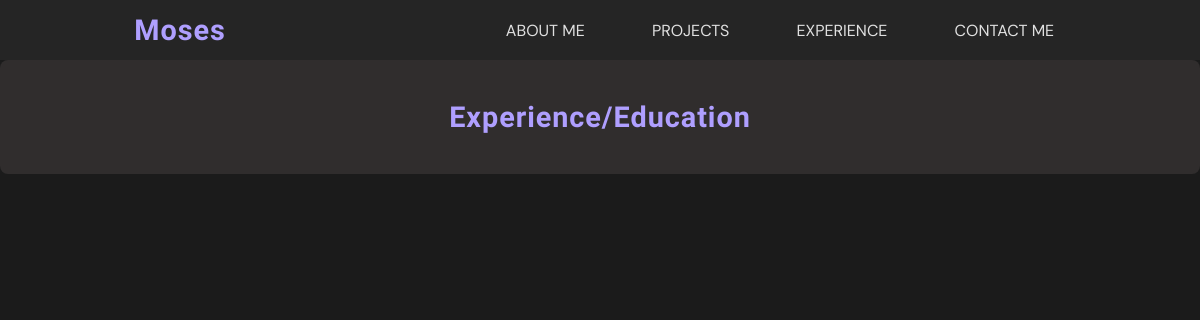
Before: /content/experience/ with the older database file.
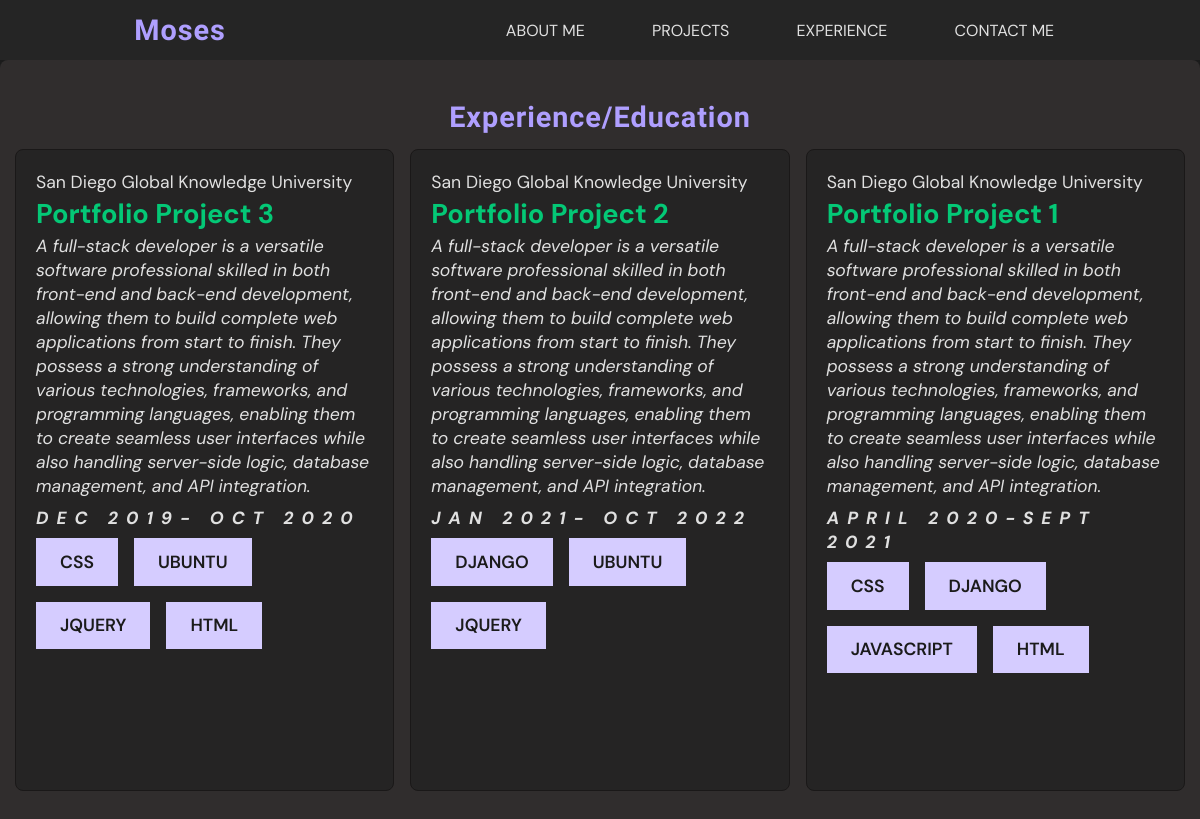
After: the same page with the newer database file.
### content/models.py (models this page shows, shortened)
class Experience(models.Model):
    name = models.CharField(max_length=100)
    title = models.CharField(max_length=100, default='Default Title')
    description = models.TextField()
    period = models.CharField(max_length=100)
    skills = models.ManyToManyField(Skill)

class Skill(models.Model):
    name=models.CharField(max_length=50)

### content/views.py (the view)
# urls.py: path("experience/", experience_list, name="experience_list"),
def experience_list(request):
    experiences = Experience.objects.all()
    return render(
        request,
        "content/experience_list.html",
        {"experiences": experiences}
    )

### templates/content/experience_list.html (shortened to what this page needs)
{% extends 'base.html' %}
{% load static %}
{% block content %}
<section class="experience-section center-column">
    <h2>Experience/Education</h2>
    <div class="experience-list center-row">
      {% for experience in experiences %}
        <div class="experience-card">
            <P>{{ experience.name }}</P>
            <P>{{ experience.title }}</P>
            <p>{{ experience.description }}</p>
            <p>{{ experience.period }}</p>
            <div class="experience-skills">
                {% for skill in experience.skills.all %}
                <label class="text-label">{{ skill.name }}</label>
                {% endfor %}
            </div>
        </div>
      {% endfor %}
    </div>
</section>
{% endblock content %}

### templates/base.html (shortened to what this page needs)
<!DOCTYPE html>
<html lang="en">
<head>
    {% load static %}
    <link rel="stylesheet" href="{% static './css/base.css' %}">
    <link rel="stylesheet" href="{% static './css/header.css' %}">
    <link rel="stylesheet" href="{% static './css/section.css' %}">
    <link rel="stylesheet" href="{% static './css/responsive.css' %}">
</head>
<body>
    <header class="center-row">
        <div class="logo center-row">
            <a href="">
                <h2>Moses</h2>
            </a>
        </div>
        <nav class="nav-menu">
            <div class="nav-options center-row">
                <a href="{% url 'about' %}">About Me</a>
                <a href="{% url 'projects_list' %}">Projects</a>
                <a href="{% url 'experience_list' %}">Experience</a>
                <a href="{% url 'contact' %}">Contact Me</a>
            </div>
        </nav>
    </header>
    {% block content %}
    {% endblock content %}
</body>
</html>

### static/css/base.css (style rules this page uses)
:root { --primary-color: #AF9FFF; --primary-color-100: #D5CCFF; --primary-color-300: #7F66FF; --secondary-color: #025834; --secondary-color-600: #04C876; --secondary-color-900: #01321E; --neutral-color: #E0E0E0; --background-color: #1B1B1B; --surface-color: #252525; --Lobster-font: "Lobster Two", sans-serif; --DM-font: "DM Sans", sans-serif; }
* { font-family: var(--DM-font); margin: 0; padding: 0; text-decoration: none; }
html { font-size: 16px; background-color: var(--background-color); }
h2 { font-family: var(--Lobster-font); color: var(--primary-color); font-size: 1.8rem; letter-spacing: 0.06rem; }
p { color: var(--neutral-color); line-height: 1.5rem; font-size: 1.1rem; }
.text-label { color: var(--background-color); background-color: var(--primary-color-100); text-transform: uppercase; font-weight: 600; padding: 0.8rem 1.5rem; font-size: 1.1rem; }
.center-row { display: flex; align-items: center; justify-content: center; }
.center-column { display: flex; align-items: center; justify-content: center; flex-direction: column; }

### static/css/header.css (style rules this page uses)
header { background-color: var(--surface-color); height: 60px; position: sticky; top: 0px; }
.logo { width: 30%; height: 100%; }
.nav-menu { width: 70%; height: 100%; }
.nav-options { width: 100%; height: 100%; }
.nav-options a { color: var(--neutral-color); font-size: 1rem; text-transform: uppercase; margin: 2%; padding: 1% 2%; }

### static/css/section.css (style rules this page uses)
.experience-section { padding: 40px 15px; background-color: #302d2d; border-radius: 8px; max-width: 1200px; margin: auto; }
.experience-list { display: flex; flex-wrap: nowrap; gap: 1rem; }
.experience-card { background-color: #252424; border: 1px solid #1a1818; border-radius: 8px; padding: 20px; margin: 15px 0; height: 600px ; width: 100%; max-width: 500px; flex-wrap: wrap; display: flex; flex-direction: column; align-items: baseline; }
.experience-skills { display:flex ; flex-wrap: wrap; gap: 1rem; }
.experience-card p:nth-child(2) { font-size: 1.7rem; color: var(--secondary-color-600); font-weight: bolder; margin: 0.5rem 0px; }
.experience-card p:nth-child(3) { font-style:italic; }
.experience-card p:nth-child(4) { margin: 0.5rem 0px; font-weight: bolder; font-style: italic; letter-spacing: 0.5rem; }

Changed rows visible on the page:
added Experience: name "San Diego Global Knowledge University", title "Portfolio Project 3", description "A full-stack developer is a versatile software professional skilled in both front-end and back-end development, allowing them to build complete web applications from start to finish. They possess a strong understanding of various technologies, frameworks, and programming languages, enabling them to create seamless user interfaces while also handling server-side logic, database management, and API integration.", period "DEC 2019- OCT 2020"
now on this page (row unchanged): Skill: name "CSS"
now on this page (row unchanged): Skill: name "UBUNTU"
now on this page (row unchanged): Skill: name "JQUERY"
now on this page (row unchanged): Skill: name "HTML"
added Experience: name "San Diego Global Knowledge University", title "Portfolio Project 2", description "A full-stack developer is a versatile software professional skilled in both front-end and back-end development, allowing them to build complete web applications from start to finish. They possess a strong understanding of various technologies, frameworks, and programming languages, enabling them to create seamless user interfaces while also handling server-side logic, database management, and API integration.", period "JAN 2021- OCT 2022"
now on this page (row unchanged): Skill: name "DJANGO"
added Experience: name "San Diego Global Knowledge University", title "Portfolio Project 1", description "A full-stack developer is a versatile software professional skilled in both front-end and back-end development, allowing them to build complete web applications from start to finish. They possess a strong understanding of various technologies, frameworks, and programming languages, enabling them to create seamless user interfaces while also handling server-side logic, database management, and API integration.", period "APRIL 2020-SEPT 2021"
now on this page (row unchanged): Skill: name "JAVASCRIPT", shown under "San Diego Global Knowledge University"
